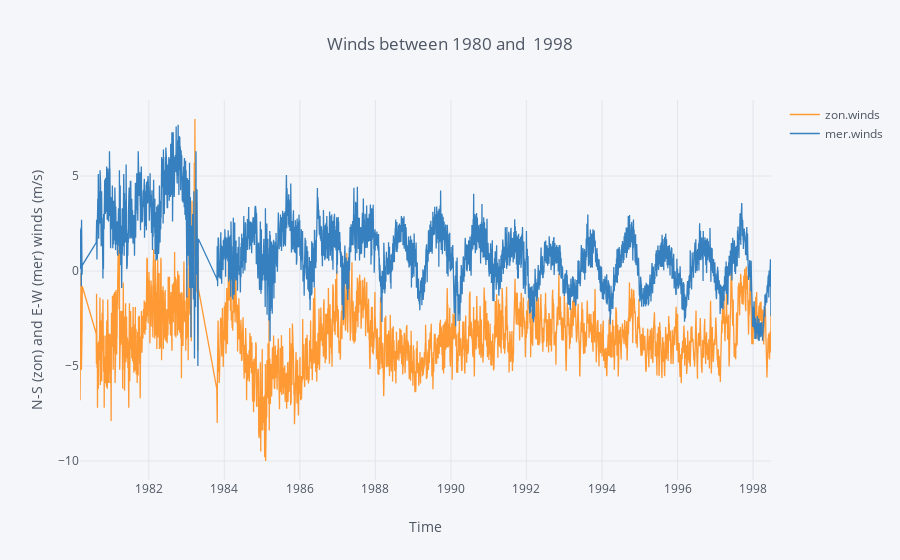

This figure's notebook cell:
### Markdown cell above
#### We visualize the N-S (zon) and E-W (mer) winds -daily mean of all buoys- column against time.

### Code cell
data_zon_win = data.groupby(by='date').mean()[['zon.winds', 'mer.winds']]

data_zon_win.iplot(kind='line', xTitle='Time',
           yTitle='N-S (zon) and E-W (mer) winds (m/s)', title='Winds between 1980 and  1998')

### Figure 1 — Plotly figure (JSON) as saved in the notebook; plotly's stock layout.template omitted (floating-point values rounded to 4 significant figures; data arrays with more than 128 entries replaced by an {"elided": "..."} marker saying what was removed)
{"data": [{"line": {"color": "rgba(255, 153, 51, 1.0)", "dash": "solid", "shape": "linear", "width": 1.3}, "mode": "lines", "name": "zon.winds", "text": "", "type": "scatter", "uid": "244f8183-e5d4-41c4-bb8e-96a9ea2c7e50", "x": {"elided": "6371 str values"}, "y": {"elided": "6371 float values"}}, {"line": {"color": "rgba(55, 128, 191, 1.0)", "dash": "solid", "shape": "linear", "width": 1.3}, "mode": "lines", "name": "mer.winds", "text": "", "type": "scatter", "uid": "46927518-3bc9-4808-8829-e4ed53359278", "x": {"elided": "6371 str values"}, "y": {"elided": "6371 float values"}}], "layout": {"legend": {"bgcolor": "#F5F6F9", "font": {"color": "#4D5663"}}, "paper_bgcolor": "#F5F6F9", "plot_bgcolor": "#F5F6F9", "title": {"font": {"color": "#4D5663"}, "text": "Winds between 1980 and  1998"}, "xaxis": {"gridcolor": "#E1E5ED", "showgrid": true, "tickfont": {"color": "#4D5663"}, "title": {"font": {"color": "#4D5663"}, "text": "Time"}, "zerolinecolor": "#E1E5ED"}, "yaxis": {"gridcolor": "#E1E5ED", "showgrid": true, "tickfont": {"color": "#4D5663"}, "title": {"font": {"color": "#4D5663"}, "text": "N-S (zon) and E-W (mer) winds (m/s)"}, "zerolinecolor": "#E1E5ED"}}}
